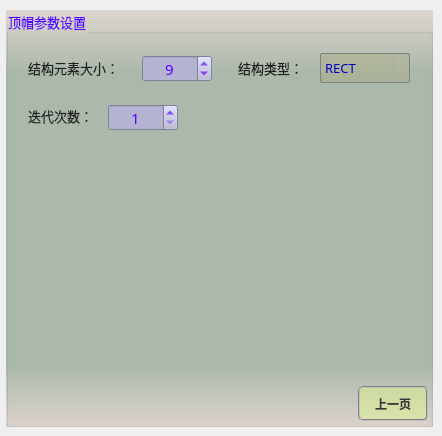
       <widget class="QWidget" name="page_16">
        <widget class="QGroupBox" name="groupParam_15">
         <property name="geometry">
          <rect>
           <x>6</x>
           <y>10</y>
           <width>427</width>
           <height>417</height>
          </rect>
         </property>
         <property name="font">
          <font>
           <family>微软雅黑</family>
           <pointsize>10</pointsize>
          </font>
         </property>
         <property name="styleSheet">
          <string notr="true">background-color: qlineargradient(x1:0, y1:0, x2:0, y2:1, stop:0 #dfd5cf, stop: 0.15 #acbbac, stop: 0.85 #acbbac,stop:1 #dfd5cf);
color: rgb(85, 0, 255);</string>
         </property>
         <property name="title">
          <string>顶帽参数设置</string>
         </property>
         <widget class="QPushButton" name="btnTophatBack">
          <property name="geometry">
           <rect>
            <x>352</x>
            <y>376</y>
            <width>70</width>
            <height>35</height>
           </rect>
          </property>
          <property name="minimumSize">
           <size>
            <width>70</width>
            <height>30</height>
           </size>
          </property>
          <property name="font">
           <font>
            <family>微软雅黑</family>
            <pointsize>9</pointsize>
            <weight>75</weight>
            <italic>false</italic>
            <bold>true</bold>
           </font>
          </property>
          <property name="styleSheet">
           <string notr="true">QWidget{ background-color: rgba(225, 255, 127,100);}
QWidget{ color: rgb(55, 55, 55);}
QWidget{ border: 2px groove gray;border-radius: 5px;padding: 2px 4px;}
QPushButton:hover{ background-color: rgba(225, 255, 127,150);}
QPushButton:pressed{background-color: rgba(225, 255, 127,255);}</string>
          </property>
          <property name="text">
           <string>上一页</string>
          </property>
         </widget>
         <widget class="QLabel" name="label_37">
          <property name="geometry">
           <rect>
            <x>22</x>
            <y>48</y>
            <width>119</width>
            <height>19</height>
           </rect>
          </property>
          <property name="font">
           <font>
            <family>微软雅黑</family>
            <pointsize>10</pointsize>
           </font>
          </property>
          <property name="styleSheet">
           <string notr="true">color: rgb(30, 30, 30);
background: transparent;</string>
          </property>
          <property name="text">
           <string>结构元素大小：</string>
          </property>
         </widget>
         <widget class="QSpinBox" name="spinTophatSize">
          <property name="geometry">
           <rect>
            <x>136</x>
            <y>45</y>
            <width>70</width>
            <height>27</height>
           </rect>
          </property>
          <property name="font">
           <font>
            <family>微软雅黑</family>
            <pointsize>11</pointsize>
           </font>
          </property>
          <property name="toolTip">
           <string/>
          </property>
          <property name="styleSheet">
           <string notr="true">QWidget{color: rgb(85, 0, 255);background-color: rgb(180, 180, 210);}
QSpinBox::up-button{
    border:transparent;
}
QSpinBox::down-button{
    border:transparent;
}
QSpinBox::up-arrow{
    image:url(:/resource/up.png);
}
QSpinBox::down-arrow{
    image:url(:/resource/down.png);
}</string>
          </property>
          <property name="alignment">
           <set>Qt::AlignCenter</set>
          </property>
          <property name="minimum">
           <number>1</number>
          </property>
          <property name="maximum">
           <number>101</number>
          </property>
          <property name="singleStep">
           <number>1</number>
          </property>
          <property name="value">
           <number>9</number>
          </property>
         </widget>
         <widget class="QLabel" name="label_38">
          <property name="geometry">
           <rect>
            <x>232</x>
            <y>48</y>
            <width>79</width>
            <height>19</height>
           </rect>
          </property>
          <property name="font">
           <font>
            <family>微软雅黑</family>
            <pointsize>10</pointsize>
           </font>
          </property>
          <property name="styleSheet">
           <string notr="true">color: rgb(30, 30, 30);
background: transparent;</string>
          </property>
          <property name="text">
           <string>结构类型：</string>
          </property>
         </widget>
         <widget class="QComboBox" name="comboTophatType">
          <property name="geometry">
           <rect>
            <x>314</x>
            <y>43</y>
            <width>90</width>
            <height>30</height>
           </rect>
          </property>
          <property name="sizePolicy">
           <sizepolicy hsizetype="Fixed" vsizetype="Fixed">
            <horstretch>0</horstretch>
            <verstretch>0</verstretch>
           </sizepolicy>
          </property>
          <property name="minimumSize">
           <size>
            <width>90</width>
            <height>30</height>
           </size>
          </property>
          <property name="maximumSize">
           <size>
            <width>90</width>
            <height>16777215</height>
           </size>
          </property>
          <property name="font">
           <font>
            <family>微软雅黑</family>
            <pointsize>10</pointsize>
           </font>
          </property>
          <property name="styleSheet">
           <string notr="true">QComboBox {
    border: 1px solid gray;
    border-radius: 2px;    
    color: rgb(0, 0, 200);
	background-color: rgba(170, 170, 127,100);
}
QComboBox::drop-down {
    subcontrol-origin: padding;
    subcontrol-position: top right;
    width: 15px; 
    border-left-width: 1px;
    border-left-color: darkgray;
    border-left-style: solid;
    border-top-right-radius: 3px;
    border-bottom-right-radius: 3px;
}

QComboBox::down-arrow {
    image: url(:/resource/down.png);
} 
QComboBox::down-arrow:on {
    top: 1px;
    left: 1px;
}</string>
          </property>
          <property name="sizeAdjustPolicy">
           <enum>QComboBox::AdjustToContents</enum>
          </property>
          <item>
           <property name="text">
            <string>RECT</string>
           </property>
          </item>
          <item>
           <property name="text">
            <string>CROSS</string>
           </property>
          </item>
          <item>
           <property name="text">
            <string>ELLIPSE</string>
           </property>
          </item>
         </widget>
         <widget class="QLabel" name="label_39">
          <property name="geometry">
           <rect>
            <x>22</x>
            <y>96</y>
            <width>83</width>
            <height>19</height>
           </rect>
          </property>
          <property name="font">
           <font>
            <family>微软雅黑</family>
            <pointsize>10</pointsize>
           </font>
          </property>
          <property name="styleSheet">
           <string notr="true">color: rgb(30, 30, 30);
background: transparent;</string>
          </property>
          <property name="text">
           <string>迭代次数：</string>
          </property>
         </widget>
         <widget class="QSpinBox" name="spinTophatIterations">
          <property name="geometry">
           <rect>
            <x>102</x>
            <y>94</y>
            <width>70</width>
            <height>27</height>
           </rect>
          </property>
          <property name="font">
           <font>
            <family>微软雅黑</family>
            <pointsize>11</pointsize>
           </font>
          </property>
          <property name="toolTip">
           <string/>
          </property>
          <property name="styleSheet">
           <string notr="true">QWidget{color: rgb(85, 0, 255);background-color: rgb(180, 180, 210);}
QSpinBox::up-button{
    border:transparent;
}
QSpinBox::down-button{
    border:transparent;
}
QSpinBox::up-arrow{
    image:url(:/resource/up.png);
}
QSpinBox::down-arrow{
    image:url(:/resource/down.png);
}</string>
          </property>
          <property name="alignment">
           <set>Qt::AlignCenter</set>
          </property>
          <property name="minimum">
           <number>1</number>
          </property>
          <property name="maximum">
           <number>100</number>
          </property>
          <property name="singleStep">
           <number>1</number>
          </property>
          <property name="value">
           <number>1</number>
          </property>
         </widget>
        </widget>
       </widget>
